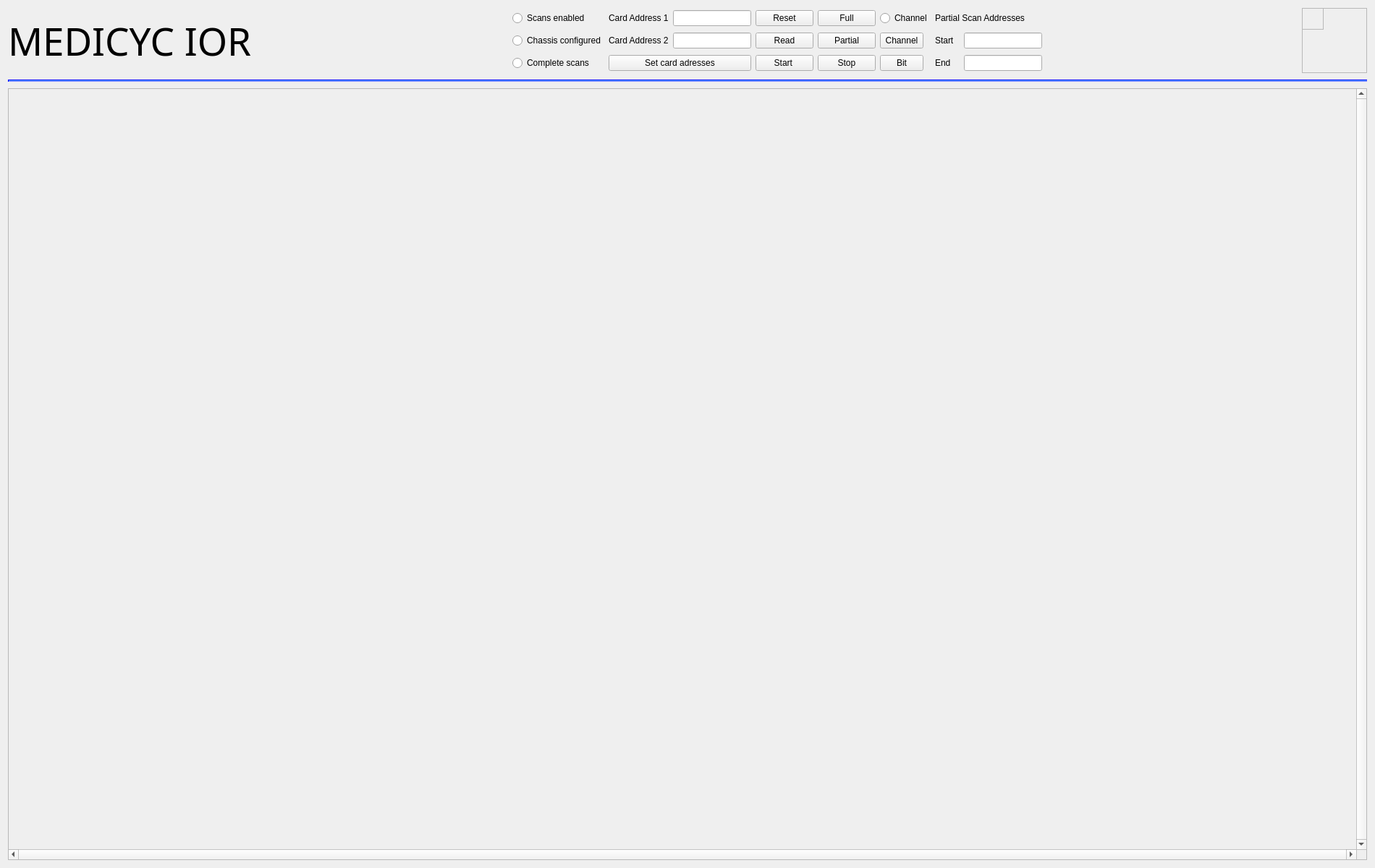
<?xml version="1.0" encoding="UTF-8"?>
<ui version="4.0">
 <class>IORGui</class>
 <widget class="QWidget" name="IORGui">
  <property name="geometry">
   <rect>
    <x>0</x>
    <y>0</y>
    <width>1900</width>
    <height>1200</height>
   </rect>
  </property>
  <property name="windowTitle">
   <string>Form</string>
  </property>
  <layout class="QVBoxLayout" name="verticalLayout">
   <item>
    <layout class="QHBoxLayout" name="horizontalLayout_4">
     <item>
      <widget class="QLabel" name="label">
       <property name="maximumSize">
        <size>
         <width>16777215</width>
         <height>78</height>
        </size>
       </property>
       <property name="font">
        <font>
         <family>padmaa</family>
         <pointsize>40</pointsize>
        </font>
       </property>
       <property name="styleSheet">
        <string notr="true">border: none
</string>
       </property>
       <property name="text">
        <string>MEDICYC IOR</string>
       </property>
      </widget>
     </item>
     <item>
      <spacer name="horizontalSpacer">
       <property name="orientation">
        <enum>Qt::Horizontal</enum>
       </property>
       <property name="sizeHint" stdset="0">
        <size>
         <width>40</width>
         <height>20</height>
        </size>
       </property>
      </spacer>
     </item>
     <item>
      <layout class="QGridLayout" name="gridLayout_5">
       <item row="1" column="3">
        <widget class="QPushButton" name="enablePartialScanPushButton">
         <property name="text">
          <string>Partial</string>
         </property>
        </widget>
       </item>
       <item row="1" column="0">
        <widget class="QRadioButton" name="isConfiguredRadioButton">
         <property name="text">
          <string>Chassis configured</string>
         </property>
         <property name="autoExclusive">
          <bool>false</bool>
         </property>
        </widget>
       </item>
       <item row="2" column="4">
        <widget class="QPushButton" name="pushButton_bitFormat">
         <property name="maximumSize">
          <size>
           <width>60</width>
           <height>16777215</height>
          </size>
         </property>
         <property name="text">
          <string>Bit</string>
         </property>
        </widget>
       </item>
       <item row="0" column="0">
        <widget class="QRadioButton" name="isScansEnabledRadioButton">
         <property name="text">
          <string>Scans enabled</string>
         </property>
         <property name="autoExclusive">
          <bool>false</bool>
         </property>
        </widget>
       </item>
       <item row="0" column="5">
        <widget class="QLabel" name="label_8">
         <property name="text">
          <string>Partial Scan Addresses</string>
         </property>
        </widget>
       </item>
       <item row="0" column="2">
        <widget class="QPushButton" name="resetPushButton">
         <property name="text">
          <string>Reset</string>
         </property>
        </widget>
       </item>
       <item row="2" column="3">
        <widget class="QPushButton" name="stopScanPushButton">
         <property name="text">
          <string>Stop</string>
         </property>
        </widget>
       </item>
       <item row="1" column="5">
        <layout class="QHBoxLayout" name="horizontalLayout_10">
         <item>
          <widget class="QLabel" name="label_9">
           <property name="minimumSize">
            <size>
             <width>34</width>
             <height>0</height>
            </size>
           </property>
           <property name="maximumSize">
            <size>
             <width>34</width>
             <height>16777215</height>
            </size>
           </property>
           <property name="text">
            <string>Start</string>
           </property>
          </widget>
         </item>
         <item>
          <widget class="QLineEdit" name="partielScanAddress1LineEdit"/>
         </item>
        </layout>
       </item>
       <item row="0" column="4">
        <widget class="QRadioButton" name="isFormatChannelRadioButton">
         <property name="text">
          <string>Channel</string>
         </property>
         <property name="autoExclusive">
          <bool>false</bool>
         </property>
        </widget>
       </item>
       <item row="0" column="3">
        <widget class="QPushButton" name="enableFullScanPushButton">
         <property name="text">
          <string>Full</string>
         </property>
        </widget>
       </item>
       <item row="2" column="0">
        <widget class="QRadioButton" name="isCompleteScansRadioButton">
         <property name="text">
          <string>Complete scans</string>
         </property>
         <property name="autoExclusive">
          <bool>false</bool>
         </property>
        </widget>
       </item>
       <item row="2" column="5">
        <layout class="QHBoxLayout" name="horizontalLayout_8">
         <item>
          <widget class="QLabel" name="label_11">
           <property name="minimumSize">
            <size>
             <width>34</width>
             <height>0</height>
            </size>
           </property>
           <property name="maximumSize">
            <size>
             <width>34</width>
             <height>16777215</height>
            </size>
           </property>
           <property name="text">
            <string>End</string>
           </property>
          </widget>
         </item>
         <item>
          <widget class="QLineEdit" name="partielScanAddress2LineEdit"/>
         </item>
        </layout>
       </item>
       <item row="1" column="1">
        <layout class="QHBoxLayout" name="horizontalLayout_6">
         <item>
          <widget class="QLabel" name="label_7">
           <property name="text">
            <string>Card Address 2</string>
           </property>
          </widget>
         </item>
         <item>
          <widget class="QLineEdit" name="cardAdress2LineEdit"/>
         </item>
        </layout>
       </item>
       <item row="1" column="4">
        <widget class="QPushButton" name="pushButton_channelFormat">
         <property name="maximumSize">
          <size>
           <width>60</width>
           <height>16777215</height>
          </size>
         </property>
         <property name="text">
          <string>Channel</string>
         </property>
        </widget>
       </item>
       <item row="0" column="1">
        <layout class="QHBoxLayout" name="horizontalLayout_9">
         <item>
          <widget class="QLabel" name="label_6">
           <property name="text">
            <string>Card Address 1</string>
           </property>
          </widget>
         </item>
         <item>
          <widget class="QLineEdit" name="cardAdress1LineEdit"/>
         </item>
        </layout>
       </item>
       <item row="2" column="1">
        <widget class="QPushButton" name="setCardAddressPushButton">
         <property name="text">
          <string>Set card adresses</string>
         </property>
        </widget>
       </item>
       <item row="1" column="2">
        <widget class="QPushButton" name="readConfigurationPushButton">
         <property name="text">
          <string>Read</string>
         </property>
        </widget>
       </item>
       <item row="2" column="2">
        <widget class="QPushButton" name="startScanPushButton">
         <property name="text">
          <string>Start </string>
         </property>
        </widget>
       </item>
      </layout>
     </item>
     <item>
      <spacer name="horizontalSpacer_3">
       <property name="orientation">
        <enum>Qt::Horizontal</enum>
       </property>
       <property name="sizeHint" stdset="0">
        <size>
         <width>40</width>
         <height>20</height>
        </size>
       </property>
      </spacer>
     </item>
     <item>
      <widget class="QFrame" name="frame_connection">
       <property name="sizePolicy">
        <sizepolicy hsizetype="Fixed" vsizetype="Fixed">
         <horstretch>0</horstretch>
         <verstretch>0</verstretch>
        </sizepolicy>
       </property>
       <property name="minimumSize">
        <size>
         <width>90</width>
         <height>90</height>
        </size>
       </property>
       <property name="maximumSize">
        <size>
         <width>90</width>
         <height>90</height>
        </size>
       </property>
       <property name="styleSheet">
        <string notr="true">QFrame#frame_connection {
background-image: url(:/images/disconnected_90x90.png);
background-repeat: no-repeat; 
background-position: center;
}</string>
       </property>
       <property name="frameShape">
        <enum>QFrame::StyledPanel</enum>
       </property>
       <property name="frameShadow">
        <enum>QFrame::Raised</enum>
       </property>
       <widget class="QFrame" name="frame_ping">
        <property name="geometry">
         <rect>
          <x>0</x>
          <y>0</y>
          <width>30</width>
          <height>30</height>
         </rect>
        </property>
        <property name="sizePolicy">
         <sizepolicy hsizetype="Fixed" vsizetype="Fixed">
          <horstretch>0</horstretch>
          <verstretch>0</verstretch>
         </sizepolicy>
        </property>
        <property name="styleSheet">
         <string notr="true">QFrame {
}</string>
        </property>
        <property name="frameShape">
         <enum>QFrame::StyledPanel</enum>
        </property>
        <property name="frameShadow">
         <enum>QFrame::Raised</enum>
        </property>
       </widget>
      </widget>
     </item>
    </layout>
   </item>
   <item>
    <spacer name="verticalSpacer_2">
     <property name="orientation">
      <enum>Qt::Vertical</enum>
     </property>
     <property name="sizeType">
      <enum>QSizePolicy::Minimum</enum>
     </property>
     <property name="sizeHint" stdset="0">
      <size>
       <width>20</width>
       <height>3</height>
      </size>
     </property>
    </spacer>
   </item>
   <item>
    <widget class="Line" name="line">
     <property name="styleSheet">
      <string notr="true">#line {
border: 0.5px solid blue;
background: rgb(85, 170, 255);
        border-style: inset;
}</string>
     </property>
     <property name="orientation">
      <enum>Qt::Horizontal</enum>
     </property>
    </widget>
   </item>
   <item>
    <spacer name="verticalSpacer">
     <property name="orientation">
      <enum>Qt::Vertical</enum>
     </property>
     <property name="sizeType">
      <enum>QSizePolicy::Minimum</enum>
     </property>
     <property name="sizeHint" stdset="0">
      <size>
       <width>20</width>
       <height>3</height>
      </size>
     </property>
    </spacer>
   </item>
   <item>
    <widget class="QScrollArea" name="scrollArea">
     <property name="styleSheet">
      <string notr="true"/>
     </property>
     <property name="verticalScrollBarPolicy">
      <enum>Qt::ScrollBarAlwaysOn</enum>
     </property>
     <property name="horizontalScrollBarPolicy">
      <enum>Qt::ScrollBarAlwaysOn</enum>
     </property>
     <property name="sizeAdjustPolicy">
      <enum>QAbstractScrollArea::AdjustToContents</enum>
     </property>
     <property name="widgetResizable">
      <bool>true</bool>
     </property>
     <widget class="QWidget" name="scrollAreaWidgetContents_2">
      <property name="geometry">
       <rect>
        <x>0</x>
        <y>0</y>
        <width>1866</width>
        <height>1036</height>
       </rect>
      </property>
     </widget>
    </widget>
   </item>
  </layout>
 </widget>
 <resources/>
 <connections/>
</ui>
